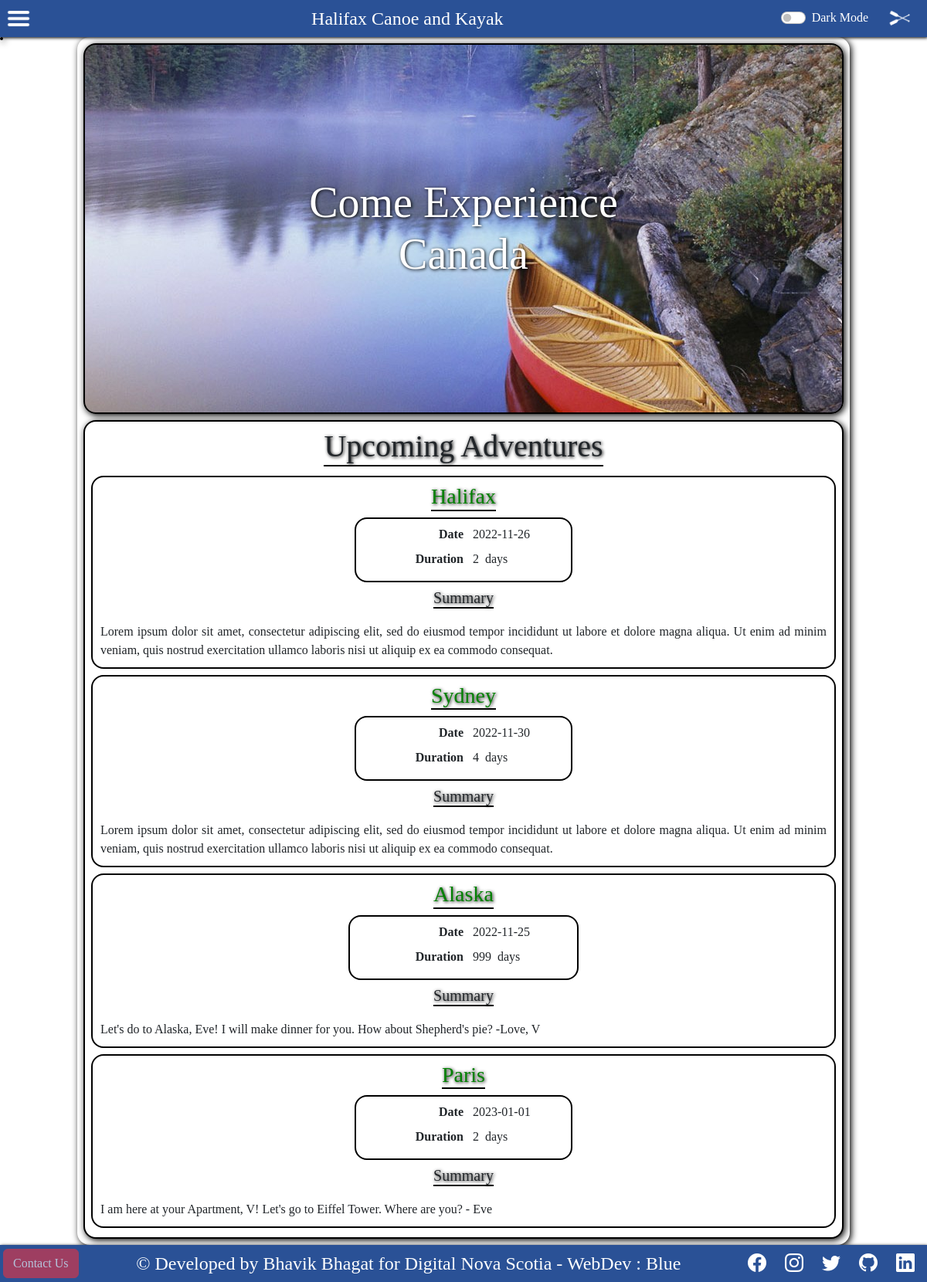
The page / on the database its author committed.
### tables this page shows
CREATE TABLE `adventures` (
  `adventure_id` int(11) NOT NULL,
  `adventure_heading` varchar(64) NOT NULL,
  `adventure_tripDate` date NOT NULL,
  `adventure_duration` int(3) NOT NULL,
  `adventure_summary` text NOT NULL
);

### main.php (the view)
<main class="main-container d-flex">
    <div class="page">
        <section id="canoe-img card">
            <div class="bg-img-container m-2 p-2 img-fluid">
                <div class="text-over-img">
                    <h1 class="display-4">Come Experience</h1>
                    <h1 class="display-4">Canada</h1>
                </div>
            </div>
        </section>
        <section id="events" class="card m-2 p-2">
            <div class="card-title text-center">
                <h1 class="mx-auto">Upcoming Adventures</h1>
            </div>
            <?php
            $query = "SELECT * FROM adventures";
            $result = $connect->query($query);
            if ($result->num_rows > 0) {
                while ($row = $result->fetch_assoc()) {
                    print("
                        <div class='places card-body container-fluid mx-0 my-1 p-0'>
                            <div id='places-sydney' class='card m-0 p-0'>
                                <h3 class='card-title mx-auto my-2'>{$row["adventure_heading"]}</h3>
                                <dl class='card-body row mx-auto p-2'>
                                    <dt class='col-sm-6'>Date</dt>
                                    <dd class='col-sm-6'>{$row["adventure_tripDate"]}</dd>
                                    <dt class='col-sm-6'>Duration</dt>
                                    <dd class='col-sm-6'>{$row["adventure_duration"]}&nbsp;&nbsp;days</dd>
                                </dl>
                                <h5 class='card-title mx-auto my-2'>Summary</h5>
                                <p class='card-text text-justify m-2'>{$row["adventure_summary"]}</p>
                            </div>
                        </div>
                    ");
                }
            } else {
                print("
                    <div class='places card-body container-fluid mx-0 my-1 p-0'>
                        <p class='text-center'>No adventures are planned yet, Please add some!</p>
                    </div>
                ");
            }
            ?>
        </section>
    </div>
</main>

### index.php (shortened to what this page needs)
<!DOCTYPE html>
<html lang="en">
<?php include "header.php"; ?>
<body>
    <?php include "navbar.php"; ?>
    <?php
    $pages = array(
        "header.php",
        "navbar.php",
        "main.php",
        "menu.php",
        "admin-add.php",
        "admin-confirm.php",
        "all-adventures.php",
        "book.php",
        "thank-you.php",
        "footer.php",
        "connect-db.php",
        "ty.php"
    );
    $page = NULL;
    if (isset($_POST["q"])) {
        $page = $_POST["q"];
    } else {
        $page = isset($_GET["q"]) ? $_GET["q"] : "main.php";
    }
    if (in_array($page, $pages)) {
        include $page;
    }
    ?>
    <?php include "footer.php"; ?>
</body>
</html>

### header.php (shortened to what this page needs)
<head>
    <link href="https://cdn.jsdelivr.net/npm/bootstrap@5.2.0/dist/css/bootstrap.min.css" rel="stylesheet"
>
    <link rel="stylesheet" href="https://cdn.jsdelivr.net/npm/bootstrap-icons@1.9.1/font/bootstrap-icons.css">
    <link rel="stylesheet" type="text/css" href="src/index.css">
</head>

### navbar.php (shortened to what this page needs)
<header class="m-0 p-0">
    <nav class="navbar m-0 p-0 navbar-fixed-top">
        <div class="navbar-menu m-0 p-0">
            <button id="navbar-menu-btn" class="btn" data-bs-target="#hamburger-menu" title="click to open menu">
            </button>
        </div>
        <div class="navbar-text fs-4 text-white d-flex flex-lg-grow-1 m-0 p-0">
            Halifax Canoe and Kayak
        </div>
        <div class=" navbar-dark-mode mx-1 my-0">
            <div class="form form-check form-switch">
                <input class="form-check-input" type="checkbox" role="switch" id="dark-mode-switch"
                    name="dark-mode-switch" title="click to switch the mode">
                <label class="form-check-label navbar-text text" for="dark-mode-switch"
                    title="click to switch the mode">Dark
                    Mode</label>
            </div>
        </div>
        <div class="navbar-logo py-0 px-2 mx-1 my-0">
            <button id="home-btn" class="btn" title="home">
            </button>
        </div>
    </nav>
</header>
<div id="hamburger-menu" class="hamburger-menu-items hidden rounded">
</div>

### footer.php
<footer>
    <nav class="navbar sticky-bottom m-0 p-0 d-flex">
        <div id="contact-us-btn" class="m-1 p-0 flex-1">
            <button class="btn btn-danger disabled" type="button">contact us</button>
        </div>
        <div class="copyright text-white fs-4 m-1 my-0 p-0 flex-grow-0">
            &copy; Developed by Bhavik Bhagat for Digital Nova Scotia - WebDev : Blue
        </div>
        <div class="social m-1 p-0 flex-1">
            <div class="btn-group m-0 p-0">
                <button class="btn mx-1 p-0" id="social-facebook" aria-label="social-facebook">
                    <i class="bi bi-facebook" aria-labelledby="social-facebook"></i>
                </button>
                <button class="btn mx-1 p-0" id="social-instagram" aria-label="social-instagram">
                    <i class="bi bi-instagram" aria-labelledby="social-instagram"></i>
                </button>
                <button class="btn mx-1 p-0" id="social-twitter" aria-label="social-twitter">
                    <i class="bi bi-twitter" aria-labelledby="social-twitter"></i>
                </button>
                <button class="btn mx-1 p-0" id="social-github" aria-label="social-github">
                    <i class="bi bi-github" aria-labelledby="social-github"></i>
                </button>
                <button class="btn mx-1 p-0" id="social-linkedin" aria-label="social-linkedin">
                    <i class="bi bi-linkedin" aria-labelledby="social-linkedin"></i>
                </button>
            </div>
    </nav>
</footer>

### src/index.css (style rules this page uses)
* { margin: 0; padding: 0; font-family: comfortaa; }
header, footer { background-color: #2a5196; width: 100%; height: 48px; z-index: 1000; overflow: hidden; box-shadow: 1px 1px 4px black; }
header { position: fixed; top: 0; }
footer { position: sticky; }
main { margin: 48px auto 0 auto; flex-direction: column; }
.navbar { background-color: #2a5196; height: 100%; display: flex; justify-content: space-between; }
.navbar-menu .btn { padding: 0; margin: 0; width: 48px; height: 48px; background-image: url(../images/hamburger.png); background-position: center center; background-repeat: no-repeat; background-size: 32px 32px; border: 2px solid transparent; }
.navbar-logo .btn { padding: 0; margin: 0; width: 48px; height: 48px; background-image: url(../images/paddle-white.png); background-position: center center; background-size: 32px 32px; background-repeat: no-repeat; border: 2px solid transparent; }
.navbar-text { color: white; justify-content: center; align-items: center; margin: 0; padding: 0; }
.navbar-dark-mode label { color: white; justify-content: flex-end; }
footer .copyright { justify-content: center; }
footer .social { display: flex; width: fit-content; justify-content: flex-end; }
footer .social i { padding: 0 6px; font-size: 1.5em; color: white; }
footer .social .btn { border: 2px solid transparent; }
dl { border-radius: 1em; border: 2px solid black; }
dt { text-align: right; }
dd { text-align: left; }
#hamburger-menu { background-color: #2a5196; border: 2px solid black; box-shadow: 2px 2px 8px black; color: white; position: fixed; top: 48px; left: 0px; z-index: 100; }
.bg-img-container { height: 480px; justify-content: center; display: flex; flex-wrap: wrap; background-image: url(../images/canoe.jpg); background-position: center center; border: 2px solid black; border-radius: 1em; box-shadow: 2px 2px 8px black; }
.text-over-img { display: flex; flex-direction: column; flex-wrap: wrap; align-self: center; color: white; }
.bg-img-container h1 { color: white; text-align: center; }
h1, h2, h3, h4, h5, h6 { margin: 0; padding: 0; text-shadow: 1px 1px 4px black; }
#events { border-radius: 1em; box-shadow: 2px 2px 8px black; }
#events h3 { color: green; }
#events h1, #events h2, #events h3, #events h4, #events h5, #events h6 { border-bottom: 2px solid black; width: fit-content; }
.card { border: 2px solid black; border-radius: 1em; }
.card p { text-align: justify; word-wrap: break-word; padding: 2px; }
.page { width: 100%; border-radius: 1em; box-shadow: 2px 2px 8px black; align-self: center; align-items: center; justify-content: center; min-height: calc(100vh - 48px); }
@media only screen and (min-width: 1024px) { .main-container { max-width: 1000px; } }

### rows shown on the page
adventures: adventure_heading "Halifax", adventure_tripDate "2022-11-26", adventure_duration "2", adventure_summary "Lorem ipsum dolor sit amet, consectetur adipiscing elit, sed do eiusmod tempor incididunt ut labore et dolore magna aliqua. Ut enim ad minim veniam, quis nostrud exercitation ullamco laboris nisi ut aliquip ex ea commodo consequat."
adventures: adventure_heading "Sydney", adventure_tripDate "2022-11-30", adventure_duration "4", adventure_summary "Lorem ipsum dolor sit amet, consectetur adipiscing elit, sed do eiusmod tempor incididunt ut labore et dolore magna aliqua. Ut enim ad minim veniam, quis nostrud exercitation ullamco laboris nisi ut aliquip ex ea commodo consequat."
adventures: adventure_heading "Alaska", adventure_tripDate "2022-11-25", adventure_duration "999", adventure_summary "Let's do to Alaska, Eve! I will make dinner for you. How about Shepherd's pie? -Love, V"
adventures: adventure_heading "Paris", adventure_tripDate "2023-01-01", adventure_duration "2", adventure_summary "I am here at your Apartment, V! Let's go to Eiffel Tower. Where are you? - Eve"
